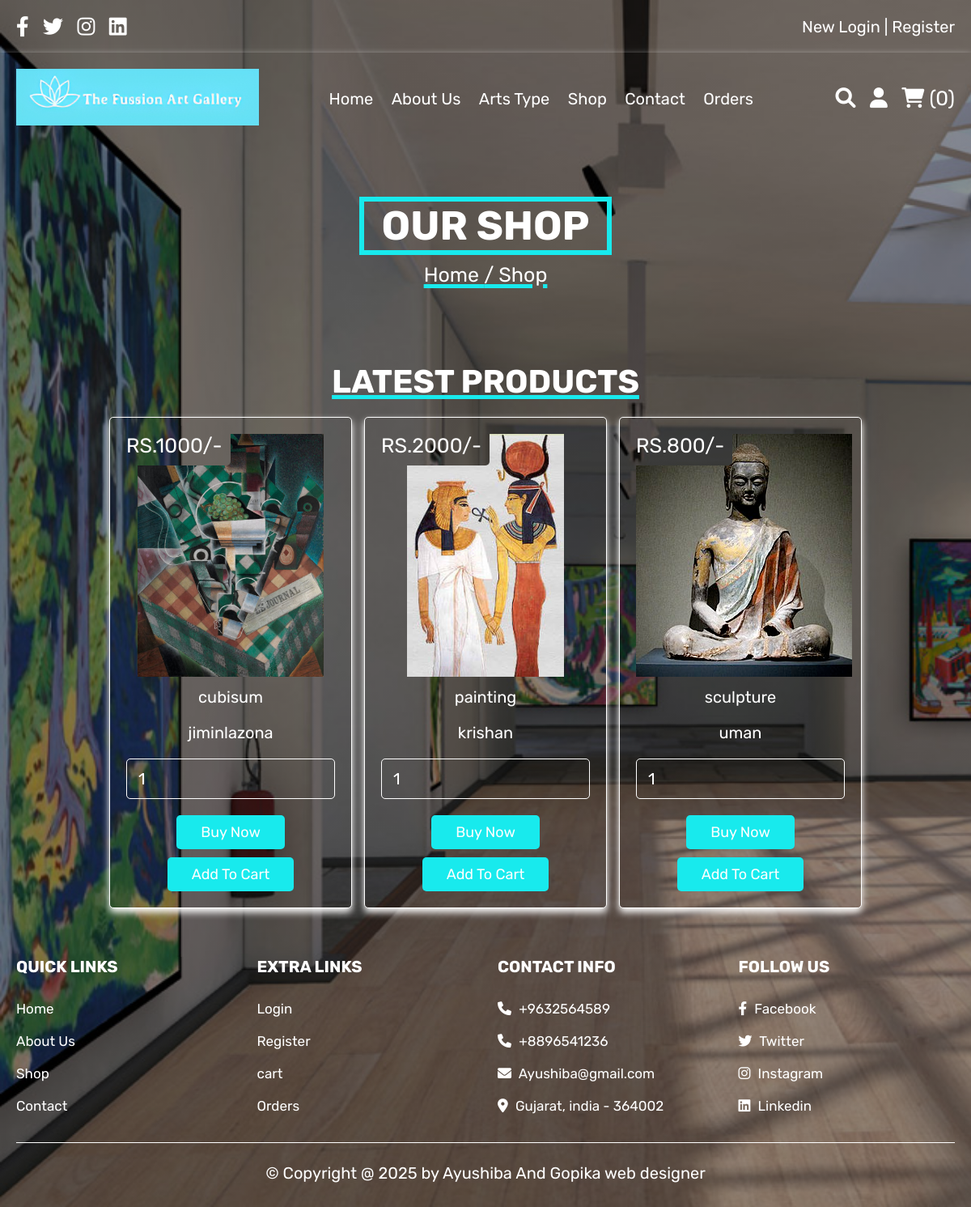
The page /shop.php on the database its author committed.
### tables this page shows
CREATE TABLE `products` (
  `product_id` int(10) NOT NULL,
  `name` varchar(15) NOT NULL,
  `artist` varchar(15) NOT NULL,
  `price` int(10) NOT NULL,
  `image` varchar(20) NOT NULL
);

### shop.php (the view, shortened to what this page needs)
<?php
include 'config.php';
?>
<!DOCTYPE html>
<html lang="en">
<head>
   <link rel="stylesheet" href="https://cdnjs.cloudflare.com/ajax/libs/font-awesome/6.0.0/css/all.min.css">
   <link rel="stylesheet" href="css/style.css">
</head>
<body>
<?php include 'header.php'; ?>
<div class="heading">
   <h3 style="border:6px solid rgb(24, 234, 237);">&nbsp;&nbsp;Our Shop&nbsp;&nbsp;</h3>
   <p style="text-decoration:5px underline; text-decoration-color:rgb(24, 234, 237);"> <a href="home.php" >Home</a> / Shop </p>
</div>
<section class="products">
   <h1 class="title" style="text-decoration:5px underline; text-decoration-color:rgb(24, 234, 237);">Latest Products</h1>
   <div class="box-container">
      <?php
         $select_products = mysqli_query($conn, "SELECT * FROM `products`") or die('query failed');
         if(mysqli_num_rows($select_products) > 0){
            while($fetch_products = mysqli_fetch_assoc($select_products)){
      ?>
     <form action="" method="post" class="box">
      <img class="image" src="uploaded_img/<?php echo $fetch_products['image']; ?>" alt="">
      <div class="name"><?php echo $fetch_products['name']; ?></div>
      <div class="name"><?php echo $fetch_products['artist']; ?></div>
      <div class="price"><?php echo 'RS.'. $fetch_products['price']; ?>/-</div>
      <input type="number" min="1" name="product_quantity" value="1" class="qty">
      <input type="submit" value="Buy Now" name="b1" class="btn">
      <input type="submit" value="Add To Cart" name="add_to_cart" class="btn">
     </form>
      <?php
         }
      }else{
         echo '<p class="empty">No Products Added Yet!</p>';
      }
      ?>
   </div>
</section>
<?php include 'footer.php'; ?>
</body>
</html>

### css/style.css (style rules this page uses)
:root { --red:#303434; --orange:#000000; --black:#ffffff; --white:white; --light-color:#000000; --light-white:white; --light-bg:var(--black); --border:.10rem solid var(--black); --box-shadow:0 .5rem 1rem rgb(255, 255, 255); }
* { font-family: 'Rubik', sans-serif; margin:0; padding:0; box-sizing: border-box; outline: none; border:none; text-decoration: none; transition:all .2s linear; background-image:linear-gradient(to right,rgba(0, 0, 0, 0.43),rgba(0, 0, 0, 0.437)), url(../images/19.jpg); background-attachment: fixed; background-size: cover; }
html { font-size: 62.5%; overflow-x: hidden; }
section { padding:3rem 2rem; }
.title { text-align: center; margin-bottom: 2rem; text-transform: uppercase; color:var(--white); font-size: 4rem; }
.btn, .option-btn, .delete-btn, .white-btn { display: inline-block; margin-top: 1rem; padding:1rem 3rem; cursor: pointer; color:rgb(253, 254, 254); border:5px soild rgb(247, 247, 247); background:rgb(24, 234, 237); font-size: 1.8rem; border-radius: .5rem; text-transform: capitalize; }
.white-btn, .btn { background-color: var(-- rgb(0, 0, 0)); }
.heading { min-height: 30vh; display: flex; flex-flow: column; align-items: center; justify-content: center; gap:1rem; text-align: center; }
.heading h3 { font-size: 5rem; color:white; text-transform: uppercase; }
.heading p { font-size: 2.5rem; color:white; }
.heading p a { color:var(--purple); }
.products .box-container { max-width: 1200px; margin:0 auto; display: grid; grid-template-columns: repeat(auto-fit, 30rem); align-items: flex-start; gap:1.5rem; justify-content: center; }
.products .box-container .box { border-radius: .5rem; background-color: black; box-shadow: var(--box-shadow); padding:2rem; text-align: center; border:var(--border); position: relative; }
.products .box-container .box .image { height: 30rem; }
.products .box-container .box .name { padding:1rem 0; font-size: 2rem; color:white; }
.products .box-container .box .qty { width: 100%; padding:1.2rem 1.4rem; border-radius: .5rem; border:var(--border); color:white; margin:1rem 0; font-size: 2rem; }
.products .box-container .box .price { position: absolute; top:1rem; left:1rem; border-radius: .5rem; padding:1rem; font-size: 2.5rem; color:var(--white); background-color: var(--red); }

### rows shown on the page
products: image (picture), name "cubisum", artist "jiminlazona", price "1000"
products: image (picture), name "painting", artist "krishan", price "2000"
products: image (picture), name "sculpture", artist "uman", price "800"

### other values the page prints
$cart_rows_number "0"
